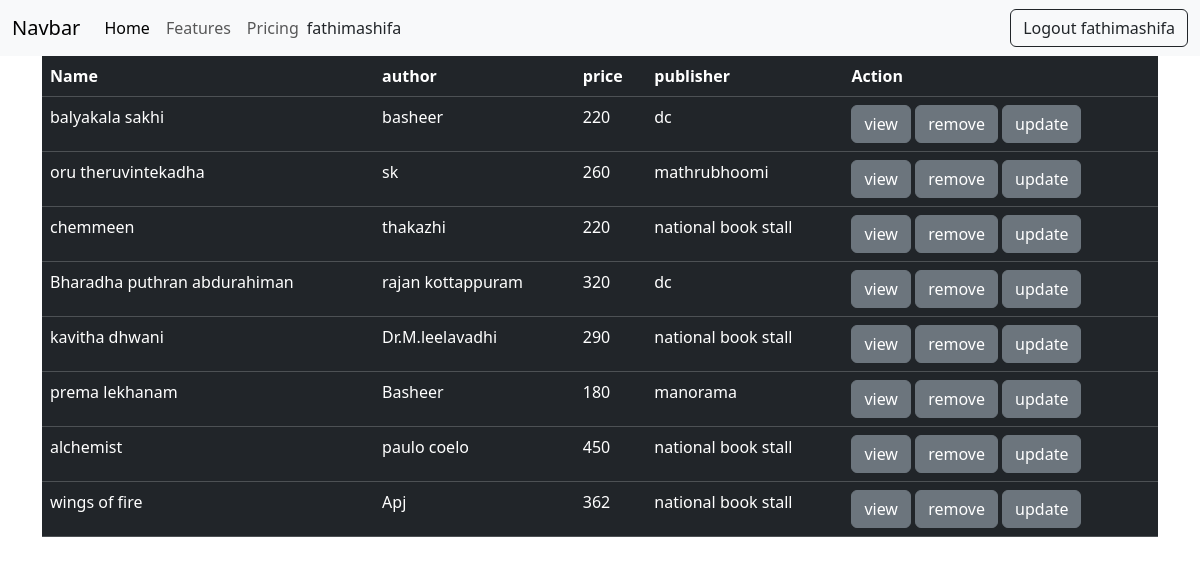
Screenshot of /book/all (signed in) with the database file from the repository.
### book/models.py (models this page shows, shortened)
class books(models.Model):
    name=models.CharField(max_length=200,unique=True)
    author=models.CharField(max_length=200)
    price=models.PositiveIntegerField()
    publisher=models.CharField(max_length=200)
    picture=models.ImageField(upload_to='images',null=True)

### book/views.py (the view)
# urls.py: path('book/all',views.BookListView.as_view(),name='book-all'),
@method_decorator(signin_required,name="dispatch")
class BookListView(View):
    def get(self,request,*args,**kwargs):
        qs=books.objects.all()
        return render(request,"book_list.html",{"data":qs})

### book/views.py (called while the page is built)
def signin_required(fn):
    def wrapper(request,*args,**kwargs):
        if not request.user.is_authenticated:
           messages.error(request,"invalid session")
           return redirect("signin")
        else:
            return fn(request,*args,**kwargs)
    return wrapper

### book/templates/book_list.html
{%extends 'base.html'%}
{%block body_block%}
<div class="container">
    <table class="table table-dark">
        <tr>
            <th>Name</th>
            <th>author</th>
            <th>price</th>
            <th>publisher</th>
            <th>Action</th>
        </tr>
        {% for boo in data%}
        <tr>
            <td>{{boo.name}}</td>
            <td>{{boo.author}}</td>
            <td>{{boo.price}}</td>
            <td>{{boo.publisher}}</td>
        <td>
            <a href="{% url  'book-details' boo.id %}"><button type="button" class="btn btn-secondary">view</button></a>
            <a href="{% url 'book-remove' boo.id %}"><button type="button" class="btn btn-secondary">remove</button></a>
            <a href="{%url 'book-change' boo.id%}"><button type="button" class="btn btn-secondary">update</button></a>
        </td>
        </tr>
        {%endfor%}
        {%endblock%}

### book/templates/base.html (shortened to what this page needs)
<!DOCTYPE html>
<html lang="en">
<head>
    <link href="https://cdn.jsdelivr.net/npm/bootstrap@5.3.2/dist/css/bootstrap.min.css" rel="stylesheet"
>
</head>
<body>
    <nav class="navbar navbar-expand-lg bg-body-tertiary">
        <div class="container-fluid">
            <a class="navbar-brand" href="#">Navbar</a>
            <div class="collapse navbar-collapse" id="navbarNav">
                <ul class="navbar-nav">
                    <li class="nav-item">
                        <a class="nav-link active" aria-current="page" href="#">Home</a>
                    </li>
                    <li class="nav-item">
                        <a class="nav-link" href="#">Features</a>
                    </li>
                    <li class="nav-item">
                        <a class="nav-link" href="#">Pricing</a>
                    </li>
                </ul>
               {{request.user}} <a href="{%url 'signout'%}" class="ms-auto btn btn-outline-dark">Logout  {{request.user}}</a>
            </div>
        </div>
    </nav>
{%block body_block%}
{%endblock%}
</body>
</html>

### rows the page displays
books: name "balyakala sakhi", author "basheer", price "220", publisher "dc"
books: name "oru theruvintekadha", author "sk", price "260", publisher "mathrubhoomi"
books: name "chemmeen", author "thakazhi", price "220", publisher "national book stall"
books: name "Bharadha puthran abdurahiman", author "rajan kottappuram", price "320", publisher "dc"
books: name "kavitha dhwani", author "Dr.M.leelavadhi", price "290", publisher "national book stall"
books: name "prema lekhanam", author "Basheer", price "180", publisher "manorama"
books: name "alchemist", author "paulo coelo", price "450", publisher "national book stall"
books: name "wings of fire", author "Apj", price "362", publisher "national book stall"

### other values shown
{{ request.user }} "fathimashifa"
